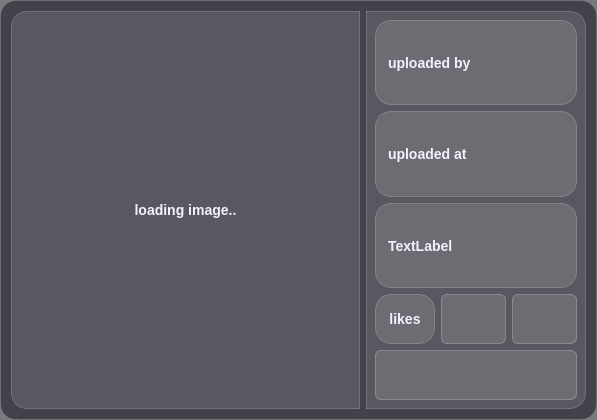
<?xml version="1.0" encoding="UTF-8"?>
<ui version="4.0">
 <class>img_magnified_view</class>
 <widget class="QWidget" name="img_magnified_view">
  <property name="geometry">
   <rect>
    <x>0</x>
    <y>0</y>
    <width>597</width>
    <height>418</height>
   </rect>
  </property>
  <property name="windowTitle">
   <string>Form</string>
  </property>
  <property name="styleSheet">
   <string notr="true">/* -----------------------------------------
   MAGNIFIED IMAGE VIEW PAGE
----------------------------------------- */
QWidget#img_magnified_view {
    background-color: rgba(30, 30, 40, 0.6); /* semi-transparent dark */
    border-radius: 16px;
    padding: 12px;
    border: 1px solid rgba(255, 255, 255, 0.1);
}

/* -----------------------------------------
   IMAGE WIDGET (left side)
----------------------------------------- */
QWidget#img_widget {
    background-color: rgba(255, 255, 255, 0.12);  /* translucent */
    border-top-left-radius: 16px;
    border-bottom-left-radius: 16px;
    border-top-right-radius: 0px;
    border-bottom-right-radius: 0px;
    border: 1px solid rgba(255, 255, 255, 0.2);
    padding: 8px;
  
}

QWidget#img_widget:hover {
    background-color: rgba(255, 255, 255, 0.2);
    border: 1px solid rgba(255, 255, 255, 0.35);
}

/* -----------------------------------------
   IMAGE LABEL
----------------------------------------- */
QLabel#img_lbl {
    border-radius: 12px;
    background-color: rgba(0,0,0,0.1);
}

/* -----------------------------------------
   INFO WIDGET (right side)
----------------------------------------- */
QWidget#info_widget {
    background-color: rgba(255, 255, 255, 0.12);  /* translucent */
    border-top-left-radius: 0px;
    border-bottom-left-radius: 0px;
    border-top-right-radius: 16px;
    border-bottom-right-radius: 16px;
    border: 1px solid rgba(255, 255, 255, 0.2);
    padding: 12px;
  
}

QWidget#info_widget:hover {
    background-color: rgba(255, 255, 255, 0.2);
    border: 1px solid rgba(255, 255, 255, 0.35);
    
}

/* -----------------------------------------
   INFO LABELS
----------------------------------------- */
QLabel {
    color: #F5F0FF;
    font-weight: 500;
    font-size: 14px;
    padding: 2px 0;
}

/* -----------------------------------------
   LIKE BUTTON
----------------------------------------- */
QPushButton {
    background-color: rgba(255, 255, 255, 0.12);
    color: #F5F0FF;
    border: 1px solid rgba(255, 255, 255, 0.25);
    border-radius: 6px;
    padding: 6px 12px;
    font-weight: 600;
    font-size: 14px;
   
    min-height: 36px;
}

QPushButton:hover {
    background-color: rgba(255, 255, 255, 0.2);
    border: 1px solid rgba(255, 255, 255, 0.4);
 
}


</string>
  </property>
  <layout class="QHBoxLayout" name="horizontalLayout" stretch="3,1">
   <item>
    <widget class="QWidget" name="img_widget" native="true">
     <layout class="QVBoxLayout" name="verticalLayout">
      <item>
       <widget class="QLabel" name="image_lbl">
        <property name="sizePolicy">
         <sizepolicy hsizetype="Expanding" vsizetype="Expanding">
          <horstretch>0</horstretch>
          <verstretch>0</verstretch>
         </sizepolicy>
        </property>
        <property name="minimumSize">
         <size>
          <width>330</width>
          <height>380</height>
         </size>
        </property>
        <property name="text">
         <string>loading image..</string>
        </property>
        <property name="scaledContents">
         <bool>false</bool>
        </property>
        <property name="alignment">
         <set>Qt::AlignmentFlag::AlignCenter</set>
        </property>
       </widget>
      </item>
     </layout>
    </widget>
   </item>
   <item>
    <widget class="QWidget" name="info_widget" native="true">
     <property name="sizePolicy">
      <sizepolicy hsizetype="Fixed" vsizetype="Preferred">
       <horstretch>0</horstretch>
       <verstretch>0</verstretch>
      </sizepolicy>
     </property>
     <property name="minimumSize">
      <size>
       <width>220</width>
       <height>0</height>
      </size>
     </property>
     <layout class="QVBoxLayout" name="verticalLayout_2">
      <item>
       <widget class="QLabel" name="uploaded_by_lbl">
        <property name="font">
         <font>
          <pointsize>-1</pointsize>
          <fontweight>Medium</fontweight>
         </font>
        </property>
        <property name="styleSheet">
         <string notr="true">background-color: rgba(255, 255, 255, 0.12);  /* translucent */
    border-top-left-radius: 16px;
    border-bottom-left-radius: 16px;
    border-top-right-radius: 16px;
    border-bottom-right-radius: 16px;
    border: 1px solid rgba(255, 255, 255, 0.2);
    padding: 8px;</string>
        </property>
        <property name="text">
         <string>uploaded by</string>
        </property>
        <property name="wordWrap">
         <bool>true</bool>
        </property>
       </widget>
      </item>
      <item>
       <widget class="QLabel" name="uploaded_at_lbl">
        <property name="styleSheet">
         <string notr="true">background-color: rgba(255, 255, 255, 0.12);  /* translucent */
    border-top-left-radius: 16px;
    border-bottom-left-radius: 16px;
    border-top-right-radius: 16px;
    border-bottom-right-radius: 16px;
    border: 1px solid rgba(255, 255, 255, 0.2);
    padding: 8px;</string>
        </property>
        <property name="text">
         <string>uploaded at</string>
        </property>
        <property name="wordWrap">
         <bool>true</bool>
        </property>
       </widget>
      </item>
      <item>
       <widget class="QLabel" name="description_lbl">
        <property name="styleSheet">
         <string notr="true">background-color: rgba(255, 255, 255, 0.12);  /* translucent */
    border-top-left-radius: 16px;
    border-bottom-left-radius: 16px;
    border-top-right-radius: 16px;
    border-bottom-right-radius: 16px;
    border: 1px solid rgba(255, 255, 255, 0.2);
    padding: 8px;</string>
        </property>
        <property name="text">
         <string>TextLabel</string>
        </property>
        <property name="wordWrap">
         <bool>true</bool>
        </property>
       </widget>
      </item>
      <item>
       <layout class="QHBoxLayout" name="horizontalLayout_2">
        <item>
         <widget class="QLabel" name="like_counter_lbl">
          <property name="styleSheet">
           <string notr="true">background-color: rgba(255, 255, 255, 0.12);  /* translucent */
    border-top-left-radius: 16px;
    border-bottom-left-radius: 16px;
    border-top-right-radius: 16px;
    border-bottom-right-radius: 16px;
    border: 1px solid rgba(255, 255, 255, 0.2);
    padding: 8px;</string>
          </property>
          <property name="text">
           <string>likes</string>
          </property>
          <property name="alignment">
           <set>Qt::AlignmentFlag::AlignCenter</set>
          </property>
          <property name="wordWrap">
           <bool>true</bool>
          </property>
         </widget>
        </item>
        <item>
         <widget class="QPushButton" name="liked_btn">
          <property name="text">
           <string/>
          </property>
          <property name="icon">
           <iconset resource="../resources.qrc">
            <normaloff>:/icons/assets/heartred.png</normaloff>:/icons/assets/heartred.png</iconset>
          </property>
          <property name="iconSize">
           <size>
            <width>30</width>
            <height>30</height>
           </size>
          </property>
         </widget>
        </item>
        <item>
         <widget class="QPushButton" name="like_btn">
          <property name="sizePolicy">
           <sizepolicy hsizetype="Minimum" vsizetype="Fixed">
            <horstretch>0</horstretch>
            <verstretch>0</verstretch>
           </sizepolicy>
          </property>
          <property name="text">
           <string/>
          </property>
          <property name="icon">
           <iconset resource="../resources.qrc">
            <normaloff>:/icons/assets/heart.png</normaloff>:/icons/assets/heart.png</iconset>
          </property>
          <property name="iconSize">
           <size>
            <width>30</width>
            <height>30</height>
           </size>
          </property>
         </widget>
        </item>
       </layout>
      </item>
      <item>
       <widget class="QPushButton" name="download_btn">
        <property name="text">
         <string/>
        </property>
        <property name="icon">
         <iconset resource="../resources.qrc">
          <normaloff>:/icons/assets/downloads.png</normaloff>:/icons/assets/downloads.png</iconset>
        </property>
        <property name="iconSize">
         <size>
          <width>30</width>
          <height>30</height>
         </size>
        </property>
       </widget>
      </item>
     </layout>
    </widget>
   </item>
  </layout>
 </widget>
 <resources>
  <include location="../resources.qrc"/>
 </resources>
 <connections/>
</ui>
